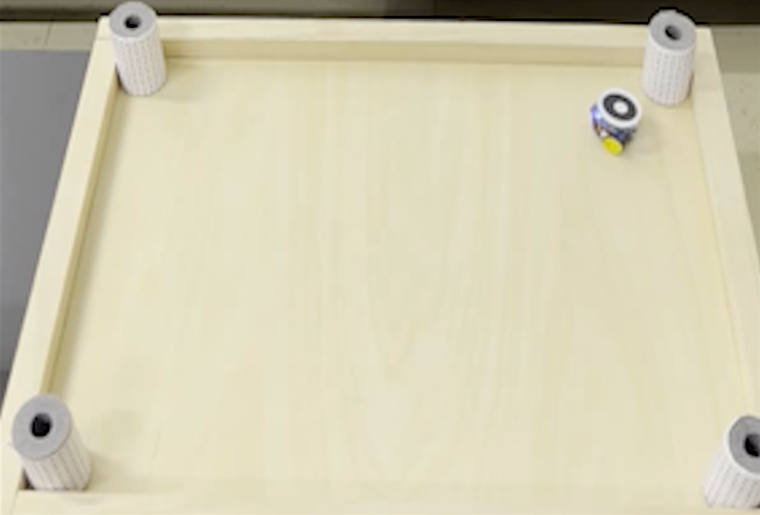
#> input picture core/TEST/img_test.jpg, 1520 x 1029 px (shown at 1/2 size)
$ python main.py TEST/img_test.jpg
#> lines starting #> are read from the running program, lines starting #| are printed output that depends on the picture; after the words box and inside, x2 and y2 are one past the last pixel; in counts of white or black regions, pixels touching at a corner belong together
### core/id_generation/necklace.py
"""
Necklace-style ID generation for circular markers.
Based on WhyConID's CNecklace.cs

Implements rotation-invariant ID encoding using necklace theory.
"""

import numpy as np
from dataclasses import dataclass
from typing import List, Tuple, Optional


@dataclass
class NecklaceInfo:
    """
    Information about a necklace ID.
    Corresponds to SNecklace in C# version.
    """
    id: int = -1
    rotation: int = 0


class CNecklace:
    """
    Necklace ID generator and decoder.

    Generates rotation-invariant IDs from binary sequences using
    the canonical necklace representation (lexicographically minimal rotation).
    """

    def __init__(self, bits: int = 5):
        """
        Initialize necklace generator.

        Args:
            bits: Number of bits in the necklace code (default: 5)
        """
        self.length = bits
        self.id_length = 2 ** bits
        self.id_array: List[NecklaceInfo] = []
        self.unknown = NecklaceInfo(id=-1, rotation=-1)

        self._generate_id_array()

    def _generate_id_array(self):
        """
        Generate the ID lookup table.

        Creates a mapping from all possible bit patterns to their canonical
        necklace IDs, accounting for rotational equivalence and symmetry.
        """
        self.id_array = [NecklaceInfo() for _ in range(self.id_length)]

        current_id = 1  # IDs start from 1

        for id_val in range(self.id_length):
            # Check if there is a lower number that could be created by bitshifting
            temp_id = id_val
            rotations = 0
            cached = [0] * self.length
            is_symmetrical = False

            while rotations < self.length and not is_symmetrical:
                # Rotate: shift right and move LSB to MSB
                bit = temp_id % 2
                temp_id = temp_id // 2 + bit * (2 ** (self.length - 1))

                if bit != 0 or id_val == 0:
                    # Check for symmetry
                    for i in range(rotations):
                        if cached[i] == temp_id:
                            is_symmetrical = True
                            break

                cached[rotations] = temp_id
                rotations += 1

                if id_val > temp_id:
                    break

            # Assign ID based on equivalence class
            if is_symmetrical:
                self.id_array[id_val].id = -1
                self.id_array[id_val].rotation = -1
            elif id_val > temp_id:
                if self.id_array[temp_id].id != -1:
                    self.id_array[id_val] = NecklaceInfo(
                        id=self.id_array[temp_id].id,
                        rotation=self.id_array[temp_id].rotation + rotations
                    )
                else:
                    self.id_array[id_val].rotation = rotations
            else:
                self.id_array[id_val].id = current_id
                self.id_array[id_val].rotation = 0
                current_id += 1

        # Special case: all ones pattern (ID 0)
        self.id_array[self.id_length - 1].id = 0
        self.id_array[self.id_length - 1].rotation = 0

    # [94 lines left out: functions get_id, decode_sequence, extract_from_points, get_canonical_rotation, not called in this run]

    def __repr__(self):
        """String representation."""
        return f"CNecklace(bits={self.length}, unique_ids={self._count_unique_ids()})"

    def _count_unique_ids(self) -> int:
        """Count number of unique IDs (excluding invalid ones)."""
        unique = set()
        for info in self.id_array:
            if info.id >= 0:
                unique.add(info.id)
#> in main, frame is the input picture: shape (1029, 1520, 3); mean B, G, R 179.1, 205.2, 210.9
        return len(unique)

### core/detectors/circle_detect.py
"""
Circle detector with necklace ID identification.
Based on WhyConID's CCircleDetect.cs
"""

import numpy as np
import cv2
from typing import List, Tuple, Optional
from dataclasses import dataclass
from .base_detector import BaseDetector


@dataclass
class Segment:
    """
    Structure containing information about detected circular pattern.
    Corresponds to SSegment in C# version.
    """
    x: float = 0.0              # Center x in image coordinates
    y: float = 0.0              # Center y in image coordinates
    angle: float = 0.0          # Orientation
    horizontal: float = 0.0     # Horizontal component
    size: int = 0               # Number of pixels
    maxy: int = 0               # Bounding box max y
    maxx: int = 0               # Bounding box max x
    miny: int = 0               # Bounding box min y
    minx: int = 0               # Bounding box min x
    mean: int = 0               # Mean brightness
    type: int = 0               # Black or white (0/1)
    roundness: float = 0.0      # Roundness test result (Eq. 2 of paper)
    bw_ratio: float = 0.0       # Ratio of white to black pixels
    round: bool = False         # Passed initial roundness test
    valid: bool = False         # Passed all tests
    m0: float = 0.0             # Covariance matrix eigenvalue
    m1: float = 0.0             # Covariance matrix eigenvalue
    v0: float = 0.0             # Covariance matrix eigenvector
    v1: float = 0.0             # Covariance matrix eigenvector
    r0: float = 0.0             # Inner vs outer ellipse ratio
    r1: float = 0.0             # Inner vs outer ellipse ratio
    ID: int = -1                # Pattern ID
    last_ID: int = -1           # Last identified ID


class CircleDetector(BaseDetector):
    """
    Main circle detection class with ID identification capability.
    Implements the WhyConID algorithm for detecting circular markers
    with necklace-style ID encoding.
    """

    def __init__(self, width: int, height: int, num_bots: int = 1,
                    debug: int = 0, motion_mode: bool = False,
                    use_clahe: bool = False, clahe_clip: float = 2.0, clahe_grid: int = 8,
                    temporal_smooth: bool = False, smooth_frames: int = 3, smooth_weight: float = 0.6,
                    crop_border: int = 0):
        """
        Initialize circle detector.

        Args:
            width: Image width
            height: Image height
            num_bots: Number of markers to track
            debug: Debug level
            motion_mode: Enable motion-aware detection (search from last position)
            use_clahe: Enable CLAHE preprocessing
            clahe_clip: CLAHE clip limit
            clahe_grid: CLAHE grid size
            temporal_smooth: Enable temporal smoothing
            smooth_frames: Number of frames for temporal averaging
            smooth_weight: Weight for current frame (0-1)
            crop_border: Pixels to crop from border
        """
        super().__init__(width, height, debug)

        self.num_bots = num_bots
        self.identify = True
        self.local_search = False
        self.draw_inner = False
        self.draw_inner_circle = False

        # Detection parameters
        self.threshold = 128
        self.min_size = 50  # Moderate minimum to filter noise
        self.max_threshold = 255
        self.max_failed = 10
        self.num_failed = 0

        # Preprocessing parameters
        self.use_clahe = use_clahe
        self.clahe_clip = clahe_clip
        self.clahe_grid = clahe_grid
        self.temporal_smooth = temporal_smooth
        self.smooth_frames = smooth_frames
        self.smooth_weight = smooth_weight
        self.crop_border = crop_border

        # CLAHE object (created on demand)
        self.clahe = None
        if self.use_clahe:
            self.clahe = cv2.createCLAHE(clipLimit=clahe_clip,
                                          tileGridSize=(clahe_grid, clahe_grid))

        # Frame buffer for temporal smoothing
        self.frame_buffer: List[np.ndarray] = []

        # Tolerance parameters - balanced for accuracy vs recall
        self.circular_tolerance = 0.35  # Allow some distortion
        self.circularity_tolerance = 0.1
        self.ratio_tolerance = 0.7  # Moderate area ratio tolerance
        self.center_distance_tolerance_ratio = 0.18
        self.center_distance_tolerance_abs = 18

        # Inner/outer area ratios
        self.outer_area_ratio = 0.0
        self.inner_area_ratio = 0.0
        self.areas_ratio = 0.0
        self.diameter_ratio = 0.0

        # Tracking
        self.track = motion_mode
        self.enable_corrections = True
        self.motion_mode = motion_mode
        self.search_radius = 200  # pixels to search around last position

        # Storage
        self.inner = Segment()
        self.outer = Segment()
        self.current_segments: List[Segment] = []
        self.last_segments: List[Segment] = []

        if self.debug > 0:
            print(f"CircleDetector initialized: {width}x{height}, tracking {num_bots} markers")

    def detect(self, image: np.ndarray) -> List[Segment]:
        """
        Detect circular markers using inner-outer ring detection.
        Implements Algorithm 2 from WhyConID paper.

        Args:
            image: Input image (grayscale or BGR)

        Returns:
            List of detected Segment objects
        """
        # Convert to grayscale if needed
        if len(image.shape) == 3:
            gray = cv2.cvtColor(image, cv2.COLOR_BGR2GRAY)
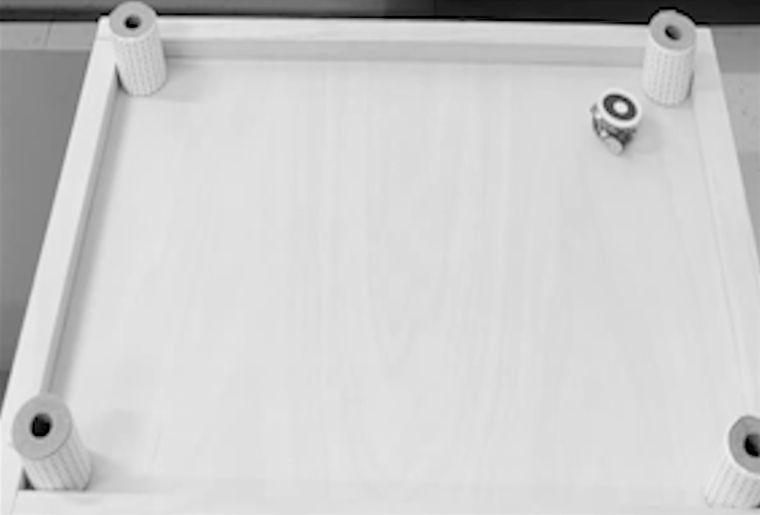
#> gray: shape (1029, 1520) (shown at 1/2 size); min 0, max 253, mean 203.9
        else:
            gray = image.copy()

        # Apply border cropping if enabled
        if self.crop_border > 0:
            h, w = gray.shape
            gray = gray[self.crop_border:h-self.crop_border,
                       self.crop_border:w-self.crop_border]

        # Apply CLAHE if enabled
        if self.use_clahe and self.clahe is not None:
            gray = self.clahe.apply(gray)

        # Apply temporal smoothing if enabled
        if self.temporal_smooth:
            gray = self._apply_temporal_smooth(gray)

        # Apply threshold
        binary = self._threshold_image(gray)

        # Find black regions (potential outer rings)
        # In motion mode, prioritize searching near last positions
        segments = self._detect_ring_pairs(binary, gray)

        # Identify IDs if enabled
        if self.identify:
            segments = self._identify_segments(segments, gray)

        # Adjust coordinates if border was cropped
        if self.crop_border > 0:
            for seg in segments:
                seg.x += self.crop_border
                seg.y += self.crop_border
                seg.minx += self.crop_border
                seg.maxx += self.crop_border
                seg.miny += self.crop_border
                seg.maxy += self.crop_border

        # Save for next frame tracking
        self.last_segments = self.current_segments.copy()
        self.current_segments = segments

        if self.debug > 0:
            print(f"Detected {len(segments)} valid markers")

        return segments

    # [46 lines left out: functions _apply_temporal_smooth, _preprocess, not called in this run]

    def _threshold_image(self, gray: np.ndarray) -> np.ndarray:
        """
        Apply thresholding to grayscale image.
        Uses adaptive thresholding in motion mode for better robustness.

        Args:
            gray: Grayscale image

        Returns:
            Binary image
        """
        if self.motion_mode:
            # Use adaptive threshold for better motion tracking
            binary = cv2.adaptiveThreshold(
                gray, 255,
                cv2.ADAPTIVE_THRESH_GAUSSIAN_C,
                cv2.THRESH_BINARY,
                blockSize=51,  # Large block for markers
                C=5
            )
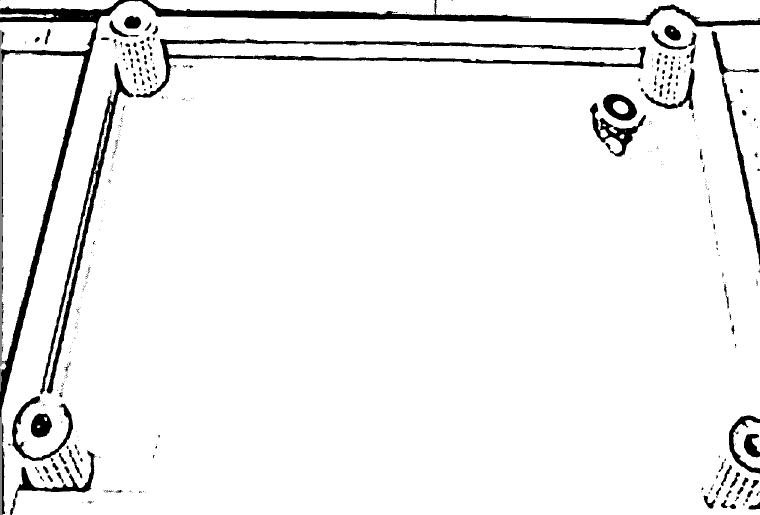
#> binary: shape (1029, 1520) (shown at 1/2 size); 94.3% white; 435 black regions (303 under 20 px), largest, box (x1, y1, x2, y2) and area: (0, 0, 1520, 1029) 33258, (271, 77, 1292, 196) 13640, (80, 126, 268, 789) 9847
        else:
            # Fixed threshold for static images
            _, binary = cv2.threshold(gray, self.threshold, 255, cv2.THRESH_BINARY)
        return binary

    def _detect_ring_pairs(self, binary: np.ndarray,
                            gray: np.ndarray) -> List[Segment]:
        """
        Detect ring pairs (outer black ring + inner white ring).
        This is the core WhyConID algorithm with motion-aware optimization.

        Args:
            binary: Thresholded binary image
            gray: Original grayscale image

        Returns:
            List of validated Segment objects
        """
        valid_segments = []

        # Invert binary for black region detection
        binary_inv = cv2.bitwise_not(binary)
#> binary_inv: shape (1029, 1520); 5.7% white; 435 white regions (303 under 20 px)

        # Find black contours (outer rings)
        contours_outer, _ = cv2.findContours(
            binary_inv,
            cv2.RETR_EXTERNAL,
            cv2.CHAIN_APPROX_SIMPLE
        )
#> contours_outer = 434 contours, 337 with area under 20; largest, box (x1, y1, x2, y2) and area: (0, 0, 1520, 1029) 29780, (271, 77, 1292, 196) 11544, (80, 126, 268, 789) 9260, (1423, 62, 1520, 531) 3770, (1180, 206, 1292, 313) 2781
#> (the rest of the program and of its run is left out)
